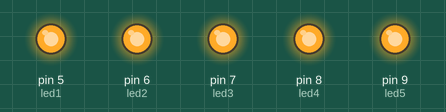
This sketch was run on a simulated Arduino Uno, built with avr-gcc and run on an emulated ATmega328P. On the bench: output pins drawn as LEDs (lit = HIGH).

Above: at 0.3 s.
At 2.1 s:
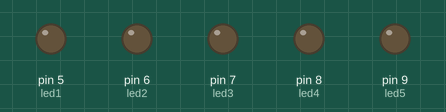
Timing chart, 0 to 3.0 s (numbered marks = the images above):
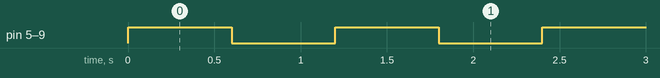

The sketch:

02_LED_Running_Light.ino
```cpp
int led1 = 5;
int led2 = 6;
int led3 = 7;
int led4 = 8;
int led5 = 9;

void setup(){
  pinMode(led1, OUTPUT);
  pinMode(led2, OUTPUT);
  pinMode(led3, OUTPUT);
  pinMode(led4, OUTPUT);
  pinMode(led5, OUTPUT);
}

void loop(){
  digitalWrite(led1, HIGH);
  digitalWrite(led2, HIGH);
  digitalWrite(led3, HIGH);
  digitalWrite(led4, HIGH);
  digitalWrite(led5, HIGH);
  delay(600);

  digitalWrite(led1, LOW);
  digitalWrite(led2, LOW);
  digitalWrite(led3, LOW);
  digitalWrite(led4, LOW);
  digitalWrite(led5, LOW);
  delay(600);

}
```

Measured:
- by itself, pin 5 (led1), pin 6 (led2), pin 7 (led3), pin 8 (led4), pin 9 (led5): alternates HIGH for 0.60 s and LOW for 0.60 s
